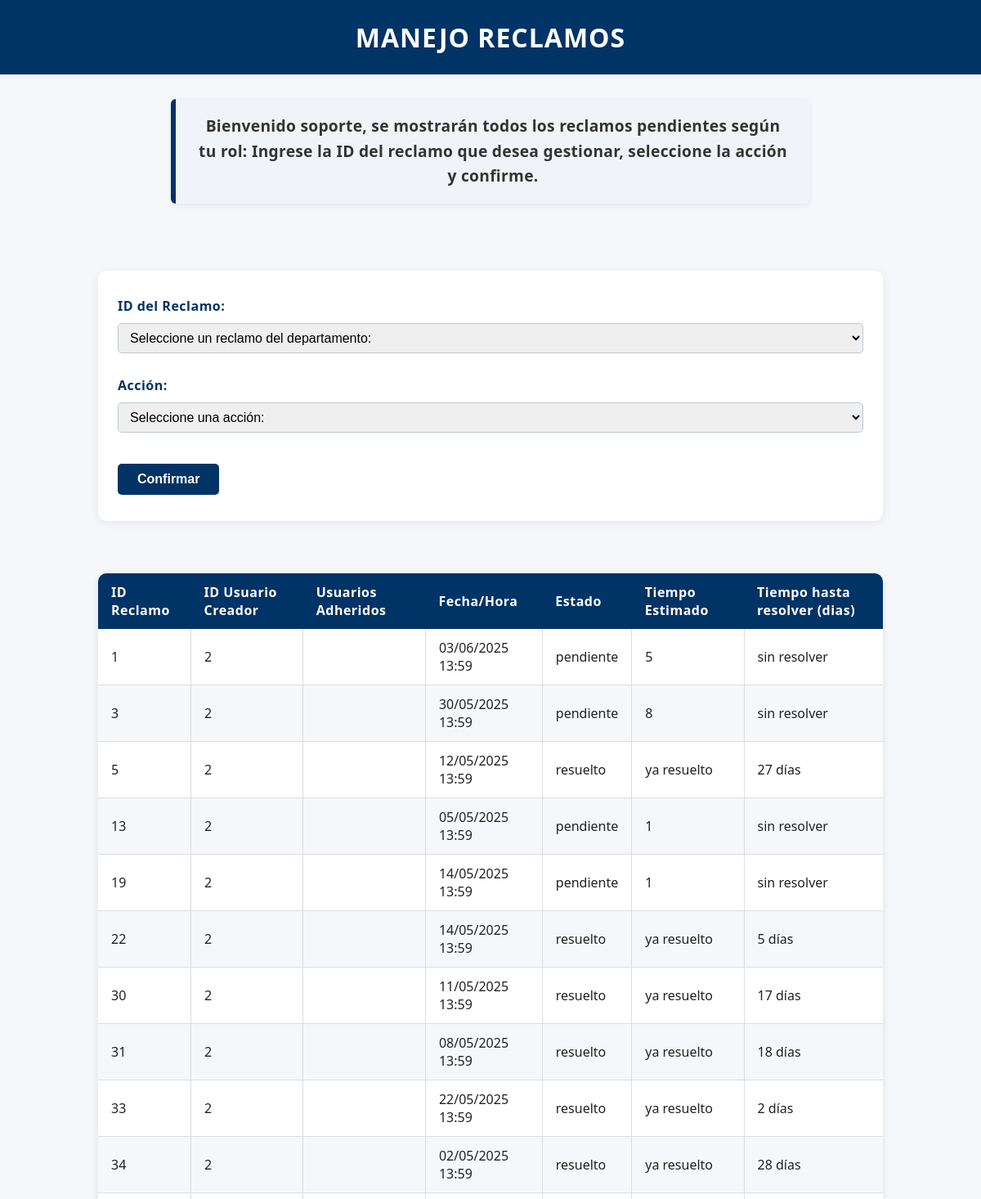
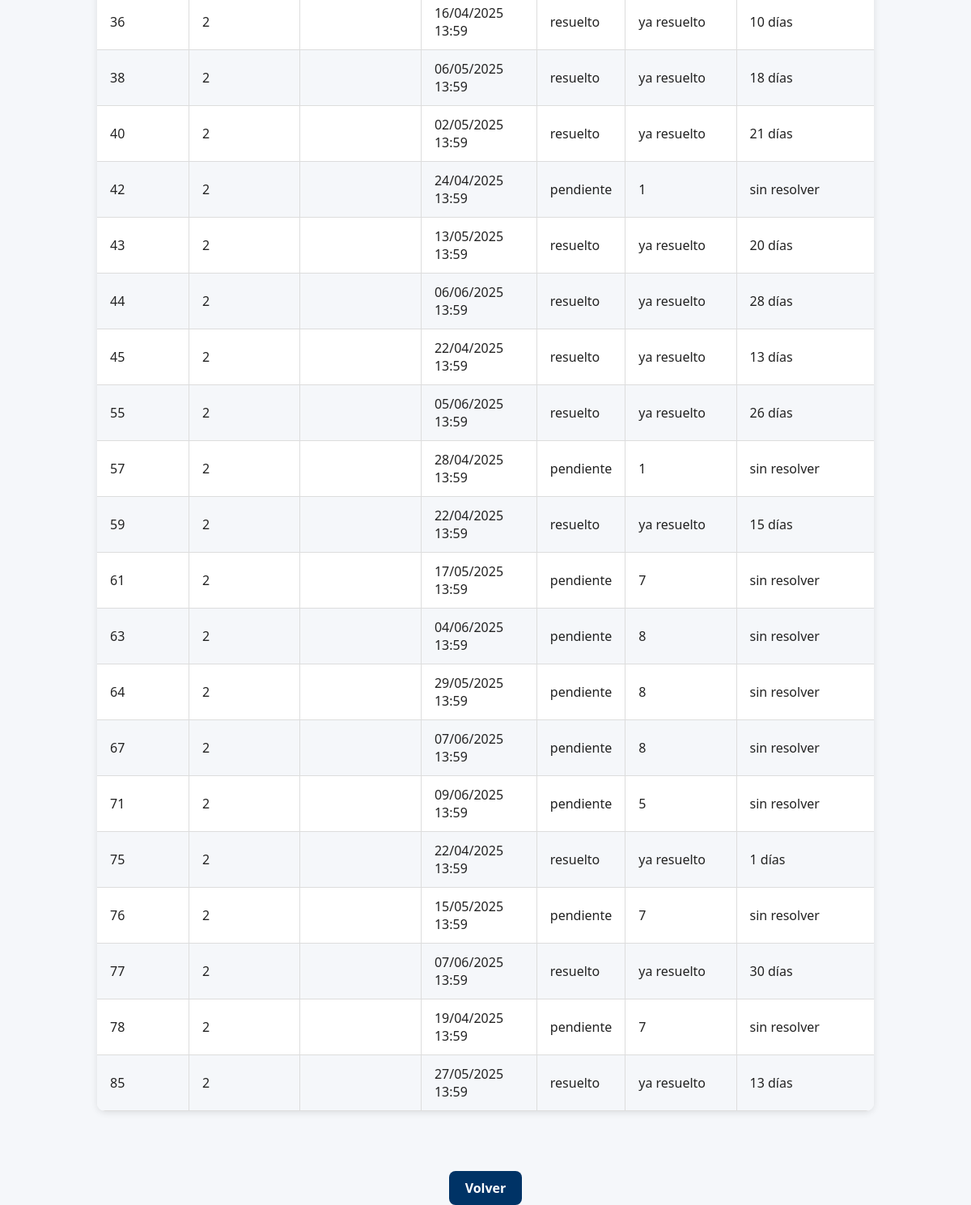
The app's page /manejar_reclamos (signed in) with its own data (2 pictures, top to bottom).
### modules/modelos.py (models this page shows, shortened)
class Base(DeclarativeBase):
    pass

class ModeloUsuario(Base):
    __tablename__ = 'usuarios'
    id = Column(Integer, primary_key=True)
    nombre = Column(String)
    apellido = Column(String)
    email = Column(String, unique=True)
    nombre_de_usuario = Column(String, unique=True)
    contraseña = Column(String)
    rol = Column(String)
    claustro = Column(String)
    reclamos = relationship(
        "ModeloReclamo",
        secondary="reclamos_usuarios",
        back_populates="usuarios"
    )

class ModeloReclamo(Base):
    __tablename__ = 'reclamos'
    id = Column(Integer, primary_key=True)
    estado = Column(String, default="pendiente")
    fecha_hora = Column(DateTime, default=datetime.utcnow)
    contenido = Column(String)
    usuario_id = Column(Integer, ForeignKey('usuarios.id'))
    clasificacion = Column(String)
    tiempo_estimado = Column(Integer, default=0)
    resuelto_en = Column(Integer, default=0)
    usuarios = relationship(
        "ModeloUsuario",
        secondary="reclamos_usuarios",
        back_populates="reclamos"
    )

### server.py (the view, shortened to what this page needs)
@app.route("/manejar_reclamos", methods=["GET", "POST"])
@login_required
def manejo_reclamos():
    rol = current_user.rol
    if rol not in ['1', '2', '3', '4']:
        flash("No tienes permisos para acceder.", "danger")
        return redirect(url_for('index'))
    reclamos = repo_reclamos.obtener_todos_los_registros(usuario_id=current_user.id)
    selected_id = None
    return render_template(
        'manejo_reclamos.html',
        reclamos=reclamos,
        usuario=current_user,
        selected_id=selected_id,
        date=date
    )

### modules/login.py (called while the page is built)
    @property
    def is_authenticated(self):
        return True

### modules/repositorio.py (called while the page is built)
    def obtener_registro_por_filtro(self, campo, valor, campo2=None, valor2=None):
        query = self.__session.query(ModeloUsuario).filter(getattr(ModeloUsuario, campo) == valor)
        if campo2 and valor2:
            query = query.filter(getattr(ModeloUsuario, campo2) == valor2)
        modelo = query.first()
        if modelo:
            return self.__map_modelo_a_entidad(modelo)
        return None

    def __map_modelo_a_entidad(self, modelo: ModeloUsuario):
        return Usuario(
            nombre=modelo.nombre,
            apellido=modelo.apellido,
            email=modelo.email,
            nombre_de_usuario=modelo.nombre_de_usuario,
            contraseña=modelo.contraseña,
            rol=modelo.rol,
            claustro=modelo.claustro,
            id=modelo.id
        )

    def obtener_todos_los_registros(self, usuario_id):
        return self.__session.query(ModeloReclamo).filter_by(usuario_id=usuario_id).all()

### modules/usuarios.py (called while the page is built)
    @property
    def nombre(self):
        return self.__nombre

    @nombre.setter
    def nombre(self, nuevo_nombre: str):
        if not isinstance(nuevo_nombre, str):
            raise ValueError("El nombre debe ser una cadena de texto")
        self.__nombre = nuevo_nombre

    @property
    def apellido(self):
        return self.__apellido

    @apellido.setter
    def apellido(self, nuevo_apellido: str):
        if not isinstance(nuevo_apellido, str):
            raise ValueError("El apellido debe ser una cadena de texto")
        self.__apellido = nuevo_apellido

    @property
    def email(self):
        return self.__email

    @email.setter
    def email(self, nuevo_email: str):
        if not isinstance(nuevo_email, str):
            raise ValueError("El email debe ser una cadena de texto")
        self.__email = nuevo_email

    @property
    def nombre_de_usuario(self):
        return self.__nombre_de_usuario

    @nombre_de_usuario.setter
    def nombre_de_usuario(self, nuevo_nombre_de_usuario: str):
        if not isinstance(nuevo_nombre_de_usuario, str):
            raise ValueError("El nombre de usuario debe ser una cadena de texto")
        self.__nombre_de_usuario = nuevo_nombre_de_usuario

    @property
    def contraseña(self):
        return self.__contraseña

    @contraseña.setter
    def contraseña(self, value):
        self.__contraseña = value

    @property
    def rol(self):
        return self.__rol

    @property
    def id(self):
        return self.__id

### templates/manejo_reclamos.html (shortened to what this page needs)
<!DOCTYPE html>
<html lang="es">
<head>
    <link rel="stylesheet" href="{{ url_for('static', filename='style.css') }}">
</head>
<body class="pagina-manejo-reclamos">
    <header class="header-principal">
        <h1 class="titulo-principal">MANEJO RECLAMOS</h1>
        <div class="saludo">
            Bienvenido {{ current_user.nombre_de_usuario }}, se mostrarán todos los reclamos pendientes según tu rol:
            Ingrese la ID del reclamo que desea gestionar, seleccione la acción y confirme.
        </div>
    </header>
    <main class="contenedor-manejo">
        <div class="formulario-contenedor">
            <form class="formulario-manejo" action="{{ url_for('manejo_reclamos') }}" method="POST">
                <div class="form-group">
                    <label for="reclamo_id">ID del Reclamo:</label>
                    <select id="reclamo_id" name="reclamo_id" required>
                        <option value="" disabled selected>Seleccione un reclamo del departamento:</option>
                    </select>
                </div>
                <div class="form-group">
                    <label for="accion">Acción:</label>
                    <select id="accion" name="accion" required>
                        <option value="" disabled selected>Seleccione una acción:</option>
                    </select>
                </div>
                <button type="submit">Confirmar</button>
            </form>
        </div>
        <div>
            <table class="tabla-reclamos">
                <thead>
                    <tr>
                        <th>ID Reclamo</th>
                        <th>ID Usuario Creador</th>
                        <th>Usuarios Adheridos</th>
                        <th>Fecha/Hora</th>
                        <th>Estado</th>
                        <th>Tiempo Estimado</th>
                        <th>Tiempo hasta resolver (dias)</th>
                    </tr>
                </thead>
                <tbody>
                    {% for reclamo in reclamos if reclamo.estado != 'invalido' %}
                        <tr>
                            <td>{{ reclamo.id }}</td>
                            <td>{{ reclamo.usuario_id }}</td>
                            <td>
                            </td>
                            <td>{{ reclamo.fecha_hora.strftime('%d/%m/%Y %H:%M') }}</td>
                            <td>{{ reclamo.estado }}</td>
                            <td>
                                {% if reclamo.estado == 'pendiente' %}
                                    {{ reclamo.tiempo_estimado }}
                                {% elif reclamo.tiempo_estimado == 0 %}
                                    ya resuelto
                                {% else %}
                                    {{ reclamo.tiempo_estimado }}
                                {% endif %}
                            </td>
                            <td>
                                {% if reclamo.estado == 'resuelto' %}
                                    {{ reclamo.resuelto_en }} días
                                {% elif reclamo.estado == 'en proceso' %}
                                    {{ reclamo.tiempo_estimado }} días restantes
                                {% else %}
                                sin resolver
                                {% endif %}
                            </td>
                        </tr>
                    {% else %}
                        <tr><td colspan="6" style="text-align:center;">No hay reclamos pendientes.</td></tr>
                    {% endfor %}
                </tbody>
            </table>
        </div>
    </main>
    <div class="volver-contenedor" style="text-align: center; margin: 30px 0;">
        <a href="{{ url_for('inicio') }}" class="enlace-boton">Volver</a>
    </div>
</body>
</html>

### static/style.css (style rules this page uses)
html, body { font-family: 'Segoe UI', Arial, sans-serif; background-color: #f5f7fa; color: #222; margin: 0; padding: 0; height: 100%; }
main { min-height: calc(100vh - 100px); padding-bottom: 20px; box-sizing: border-box; flex:1 }
h1 { background-color: #003366; color: #fff; margin: 0; padding: 24px 0; text-align: center; letter-spacing: 1px; }
form { background: #fff; padding: 32px 24px; border-radius: 10px; box-shadow: 0 2px 12px rgba(0,0,0,0.08); margin-top: 32px; }
.form-group { margin-bottom: 18px; }
label { display: block; font-weight: bold; color: #003366; margin-bottom: 6px; letter-spacing: 0.5px; }
input[type="text"], input[type="email"], input[type="password"], select { width: 100%; padding: 8px 10px; border: 1px solid #bfc9d1; border-radius: 5px; font-size: 1em; margin-bottom: 4px; box-sizing: border-box; transition: border 0.2s; }
input[type="creacion"], select { width: 100%; padding: 8px 10px; border: 1px solid #bfc9d1; border-radius: 5px; font-size: 1em; margin-bottom: 4px; box-sizing: border-box; transition: border 0.2s; }
button[type="submit"] { background-color: #003366; color: #fff; border: none; padding: 10px 24px; border-radius: 5px; font-size: 1em; font-weight: bold; cursor: pointer; margin-top: 10px; transition: background 0.2s; }
table { width: 100%; border-collapse: collapse; margin: 24px 0; font-family: 'Segoe UI', Arial, sans-serif; font-size: 1em; color: #222; box-shadow: 0 2px 8px rgba(0,0,0,0.1); border-radius: 10px; overflow: hidden; background: #fff; }
thead { background-color: #003366; color: #fff; text-align: left; }
thead th { padding: 12px 16px; font-weight: bold; letter-spacing: 0.5px; }
tbody tr { border-bottom: 1px solid #ddd; }
tbody tr:nth-child(even) { background-color: #f5f7fa; }
tbody td { padding: 12px 16px; vertical-align: middle; border-left: 1px solid #ddd; }
tbody td:first-child { border-left: none; }
a { position: relative; color: #003366; font-weight: 600; text-decoration: none; cursor: pointer; transition: color 0.3s ease; }
a::after { content: ''; position: absolute; width: 0; height: 2px; left: 0; bottom: -3px; background-color: #00509e; transition: width 0.3s ease; border-radius: 2px; }
a.enlace-boton { display: inline-block; padding: 10px 20px; background-color: #003366; color: #fff; border-radius: 8px; text-decoration: none; font-weight: bold; }
.saludo { font-family: 'Segoe UI', Tahoma, Geneva, Verdana, sans-serif; font-size: 1.15em; color: #00294d; font-weight: 600; text-align: center; max-width: 720px; margin: 30px auto; padding: 18px 28px; border-left: 6px solid #003366; background-color: #f0f4f8; box-shadow: 0 2px 6px rgba(0, 0, 0, 0.07); line-height: 1.6; letter-spacing: 0.3px; border-radius: 6px; }
.titulo-principal { text-align: center; margin-bottom: 20px; color: #ffffff; }
.saludo { text-align: center; font-size: 1.2rem; color: #333; margin-bottom: 30px; }
.pagina-manejo-reclamos { padding: 0; background-color: #f5f7fa; }
.contenedor-manejo { max-width: 1000px; margin: 0 auto; display: flex; gap: 40px; flex-wrap: wrap; justify-content: center; padding: 20px; }
.formulario-contenedor { flex: 1 1 400px; min-width: 350px; }
.formulario-manejo select, .formulario-manejo label { margin-bottom: 10px; }
.volver-contenedor { text-align: center; margin-top: 30px; }

### records on screen
ModeloUsuario: nombre_de_usuario "soporte"
ModeloReclamo: id "1", usuario_id "2", fecha_hora "03/06/2025 13:59", estado "pendiente", tiempo_estimado "5", shows "sin resolver"
ModeloReclamo: id "3", usuario_id "2", fecha_hora "30/05/2025 13:59", estado "pendiente", tiempo_estimado "8", shows "sin resolver"
ModeloReclamo: id "5", usuario_id "2", fecha_hora "12/05/2025 13:59", estado "resuelto", tiempo_estimado "ya resuelto", resuelto_en "27"
ModeloReclamo: id "13", usuario_id "2", fecha_hora "05/05/2025 13:59", estado "pendiente", tiempo_estimado "1", shows "sin resolver"
ModeloReclamo: id "19", usuario_id "2", fecha_hora "14/05/2025 13:59", estado "pendiente", tiempo_estimado "1", shows "sin resolver"
ModeloReclamo: id "22", usuario_id "2", fecha_hora "14/05/2025 13:59", estado "resuelto", tiempo_estimado "ya resuelto", resuelto_en "5"
ModeloReclamo: id "30", usuario_id "2", fecha_hora "11/05/2025 13:59", estado "resuelto", tiempo_estimado "ya resuelto", resuelto_en "17"
ModeloReclamo: id "31", usuario_id "2", fecha_hora "08/05/2025 13:59", estado "resuelto", tiempo_estimado "ya resuelto", resuelto_en "18"
ModeloReclamo: id "33", usuario_id "2", fecha_hora "22/05/2025 13:59", estado "resuelto", tiempo_estimado "ya resuelto", resuelto_en "2"
ModeloReclamo: id "34", usuario_id "2", fecha_hora "02/05/2025 13:59", estado "resuelto", tiempo_estimado "ya resuelto", resuelto_en "28"
ModeloReclamo: id "36", usuario_id "2", fecha_hora "16/04/2025 13:59", estado "resuelto", tiempo_estimado "ya resuelto", resuelto_en "10"
ModeloReclamo: id "38", usuario_id "2", fecha_hora "06/05/2025 13:59", estado "resuelto", tiempo_estimado "ya resuelto", resuelto_en "18"
ModeloReclamo: id "40", usuario_id "2", fecha_hora "02/05/2025 13:59", estado "resuelto", tiempo_estimado "ya resuelto", resuelto_en "21"
ModeloReclamo: id "42", usuario_id "2", fecha_hora "24/04/2025 13:59", estado "pendiente", tiempo_estimado "1", shows "sin resolver"
ModeloReclamo: id "43", usuario_id "2", fecha_hora "13/05/2025 13:59", estado "resuelto", tiempo_estimado "ya resuelto", resuelto_en "20"
ModeloReclamo: id "44", usuario_id "2", fecha_hora "06/06/2025 13:59", estado "resuelto", tiempo_estimado "ya resuelto", resuelto_en "28"
ModeloReclamo: id "45", usuario_id "2", fecha_hora "22/04/2025 13:59", estado "resuelto", tiempo_estimado "ya resuelto", resuelto_en "13"
ModeloReclamo: id "55", usuario_id "2", fecha_hora "05/06/2025 13:59", estado "resuelto", tiempo_estimado "ya resuelto", resuelto_en "26"
ModeloReclamo: id "57", usuario_id "2", fecha_hora "28/04/2025 13:59", estado "pendiente", tiempo_estimado "1", shows "sin resolver"
ModeloReclamo: id "59", usuario_id "2", fecha_hora "22/04/2025 13:59", estado "resuelto", tiempo_estimado "ya resuelto", resuelto_en "15"
ModeloReclamo: id "61", usuario_id "2", fecha_hora "17/05/2025 13:59", estado "pendiente", tiempo_estimado "7", shows "sin resolver"
ModeloReclamo: id "63", usuario_id "2", fecha_hora "04/06/2025 13:59", estado "pendiente", tiempo_estimado "8", shows "sin resolver"
ModeloReclamo: id "64", usuario_id "2", fecha_hora "29/05/2025 13:59", estado "pendiente", tiempo_estimado "8", shows "sin resolver"
ModeloReclamo: id "67", usuario_id "2", fecha_hora "07/06/2025 13:59", estado "pendiente", tiempo_estimado "8", shows "sin resolver"
ModeloReclamo: id "71", usuario_id "2", fecha_hora "09/06/2025 13:59", estado "pendiente", tiempo_estimado "5", shows "sin resolver"
ModeloReclamo: id "75", usuario_id "2", fecha_hora "22/04/2025 13:59", estado "resuelto", tiempo_estimado "ya resuelto", resuelto_en "1"
ModeloReclamo: id "76", usuario_id "2", fecha_hora "15/05/2025 13:59", estado "pendiente", tiempo_estimado "7", shows "sin resolver"
ModeloReclamo: id "77", usuario_id "2", fecha_hora "07/06/2025 13:59", estado "resuelto", tiempo_estimado "ya resuelto", resuelto_en "30"
ModeloReclamo: id "78", usuario_id "2", fecha_hora "19/04/2025 13:59", estado "pendiente", tiempo_estimado "7", shows "sin resolver"
ModeloReclamo: id "85", usuario_id "2", fecha_hora "27/05/2025 13:59", estado "resuelto", tiempo_estimado "ya resuelto", resuelto_en "13"
